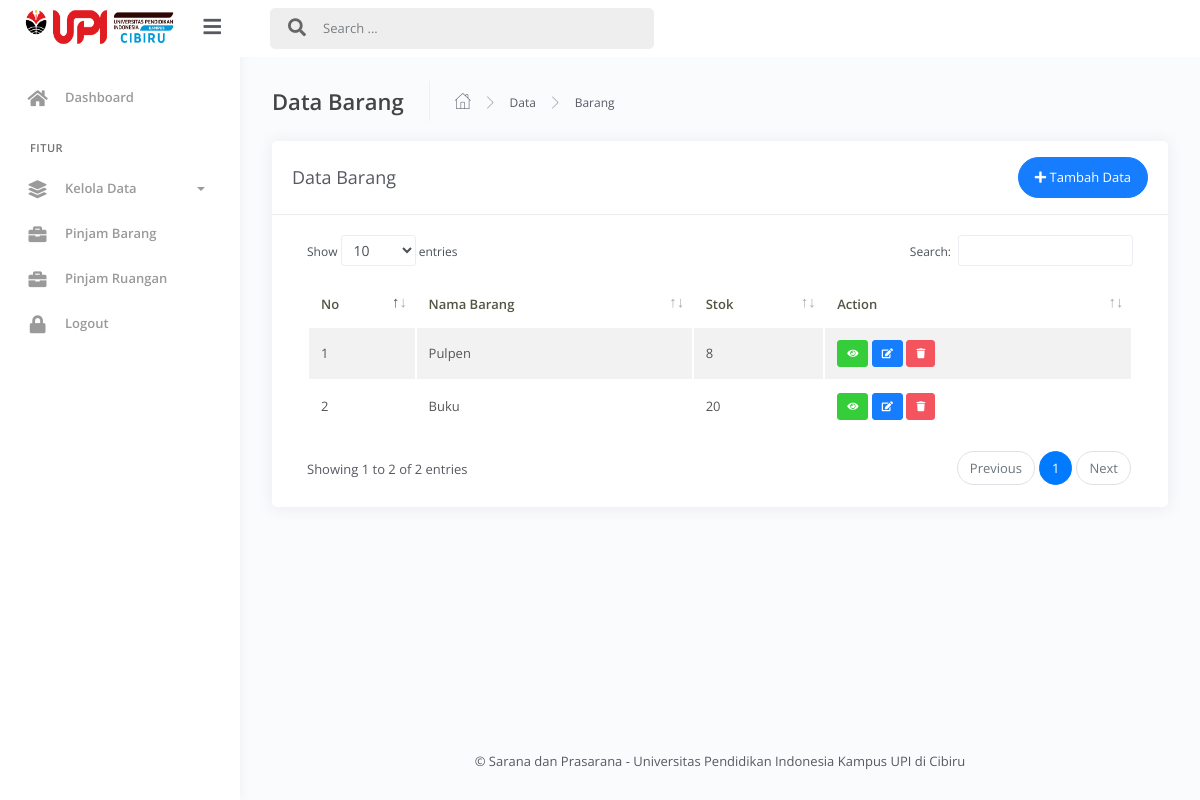
Page /admin/?view=databarang (signed in) on the committed database.
### tables this page shows
CREATE TABLE `barang` (
  `id` int(11) NOT NULL,
  `nama_barang` varchar(255) DEFAULT NULL,
  `stok` int(11) DEFAULT NULL,
  `deskripsi` text DEFAULT NULL,
  `foto` varchar(255) DEFAULT NULL
);

### admin/master/barang/databarang.php (the view, shortened to what this page needs)
<div class="main-panel">
			<div class="content">
				<div class="page-inner">
					<div class="page-header">
						<h4 class="page-title">Data Barang</h4>
						<ul class="breadcrumbs">
							<li class="nav-home">
								<a href="#">
									<i class="flaticon-home"></i>
								</a>
							</li>
							<li class="separator">
								<i class="flaticon-right-arrow"></i>
							</li>
							<li class="nav-item">
								<a href="#">Data</a>
							</li>
							<li class="separator">
								<i class="flaticon-right-arrow"></i>
							</li>
							<li class="nav-item">
								<a href="#">Barang</a>
							</li>
						</ul>
					</div>
					<div class="row">
						<div class="col-md-12">
							<div class="card">
								<div class="card-header">
									<div class="d-flex align-items-center">
										<h4 class="card-title">Data Barang</h4>
										<button class="btn btn-primary btn-round ml-auto" data-toggle="modal" data-target="#modalAddBarang">
											<i class="fa fa-plus"></i>
											Tambah Data
										</button>
									</div>
								</div>
								<div class="card-body">
									<div class="table-responsive">
										<table id="add-row" class="display table table-striped table-hover" >
											<thead>
												<tr>
													<th>No</th>
													<th>Nama Barang</th>
													<th>Stok</th>
													<th>Action</th>
												</tr>
											</thead>
											<tbody>
												<?php
													$no = 1;
													$query = mysqli_query($conn,'SELECT * from barang');
													while ($barang = mysqli_fetch_array($query)) {
												?>
												<tr>
													<td><?php echo $no++ ?></td>
													<td><?php echo $barang['nama_barang'] ?></td>
													<td><?php echo $barang['stok'] ?></td>
													<td>
														<a href="#modalDetailBarang<?php echo $barang['id'] ?>"  data-toggle="modal" title="Detail" class="btn btn-xs btn-success"><i class="fa fa-eye"></i></a>
														<a href="#modalEditBarang<?php echo $barang['id'] ?>"  data-toggle="modal" title="Edit" class="btn btn-xs btn-primary"><i class="fa fa-edit"></i></a>
														<a href="#modalHapusBarang<?php echo $barang['id'] ?>"  data-toggle="modal" title="Hapus" class="btn btn-xs btn-danger"><i class="fa fa-trash"></i></a>
													</td>
												</tr>
											<?php } ?>
											</tbody>
										</table>
									</div>
								</div>
							</div>
						</div>
					</div>
				</div>
			</div>
			<p class="text-footer text-center p-3">&copy; Sarana dan Prasarana - Universitas Pendidikan Indonesia Kampus UPI di Cibiru</p>
		</div>

### rows in the picture
barang: nama_barang "Pulpen", stok "8"
barang: nama_barang "Buku", stok "20"
